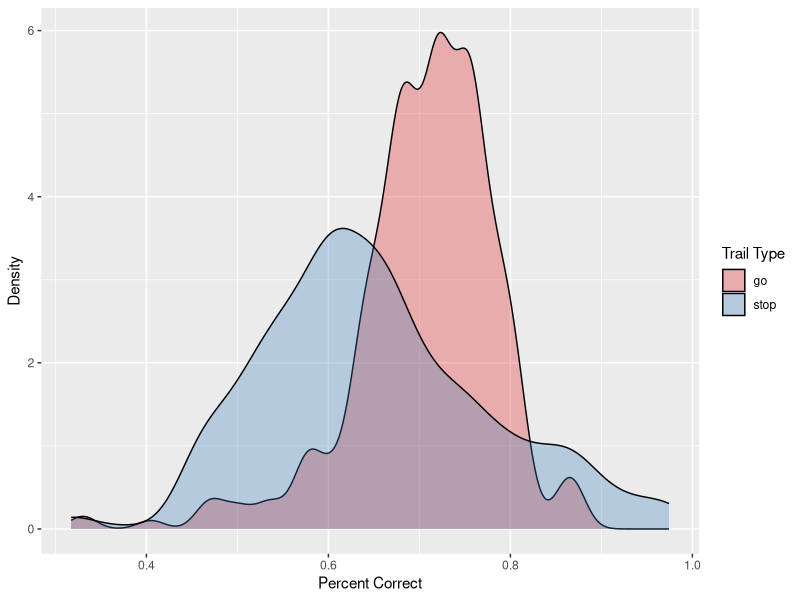
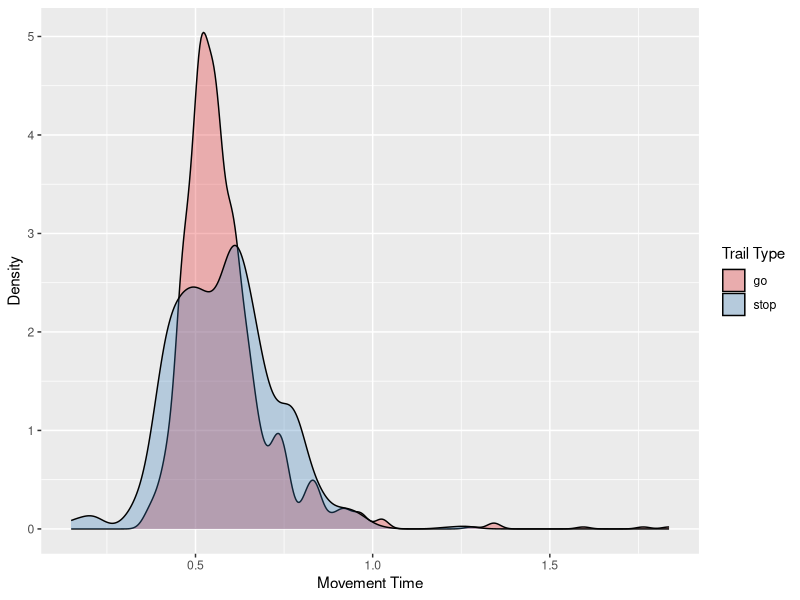
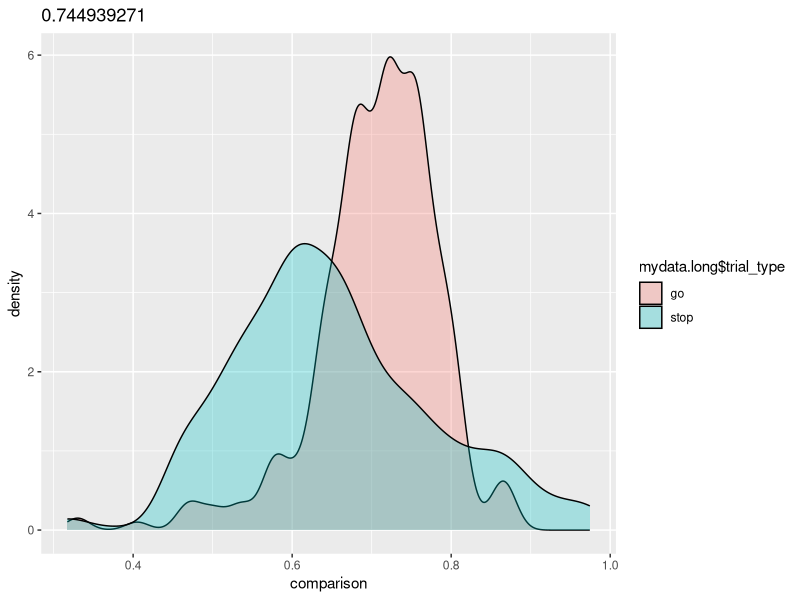
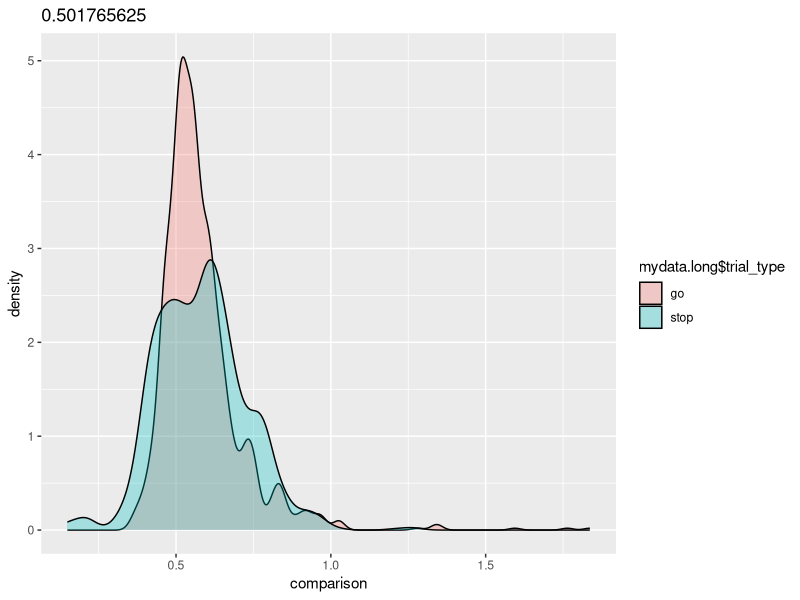

The R source for these figures, in order:
## ---- chunk 1

###################
# Clear environment

rm(list = objects())

##############
# Load library

library(dplyr)
library(tidyverse)

##############
# Read in data

data <- read.csv("Brockett_HW_Dataset.csv", header = TRUE)
summary(data)
nrow(data)

mydata <- data

# Convert data into long format using gather

mydata.long <- gather(mydata, performance, movement_time, mt:er_mt)

# Create factors replacing mt and er_mt with correct and error

mydata.long$performance <- as.factor(ifelse(test = mydata.long$performance == "mt", yes = "correct", no = "error"))

# Change order of columns

mydata.long <- mydata.long[, c("animal_id", "trial_type", "performance", "perc_cor", "movement_time")]

# Graphs
comp1 <- ggplot(mydata.long, aes(x = perc_cor)) + 
          geom_density(aes(fill = trial_type), alpha = .3) +
          xlab("Percent Correct") +
          ylab("Density") +
          scale_fill_brewer(palette = "Set1", name = "Trail Type") 
        

print(comp1)

comp2 <- ggplot(mydata.long, aes(x = movement_time)) + 
          geom_density(aes(fill = trial_type), alpha = .3) +
          xlab("Movement Time") +
          ylab("Density") +
          scale_fill_brewer(palette = "Set1", name = "Trail Type") 
        

print(comp2)


## ---- chunk 2

for(comparison in mydata.long[,4:5]) {
  print(ggplot(mydata.long[,4:5] , aes(x = comparison)) +
        geom_density(aes(fill = mydata.long$trial_type), alpha = .3) +
        ggtitle(comparison))
}

# The for loops generates the correct graphs, but the title is the name of the first value not the column and it loses what dataframe I'm in unless I say mydata.long$trial_type in aesthetic


